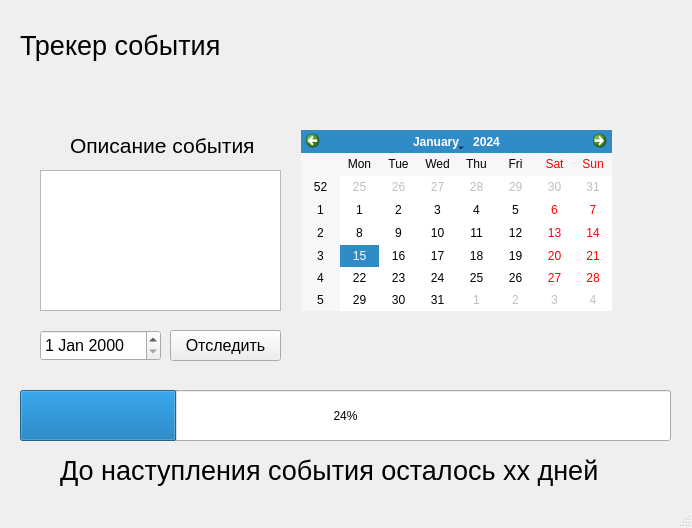
<?xml version="1.0" encoding="UTF-8"?>
<ui version="4.0">
 <class>MainWindow</class>
 <widget class="QMainWindow" name="MainWindow">
  <property name="geometry">
   <rect>
    <x>0</x>
    <y>0</y>
    <width>692</width>
    <height>528</height>
   </rect>
  </property>
  <property name="windowTitle">
   <string>Тест</string>
  </property>
  <widget class="QWidget" name="centralwidget">
   <widget class="QLabel" name="label">
    <property name="geometry">
     <rect>
      <x>20</x>
      <y>0</y>
      <width>661</width>
      <height>91</height>
     </rect>
    </property>
    <property name="font">
     <font>
      <pointsize>20</pointsize>
     </font>
    </property>
    <property name="text">
     <string>Трекер события</string>
    </property>
   </widget>
   <widget class="QCalendarWidget" name="calendarWidget">
    <property name="geometry">
     <rect>
      <x>301</x>
      <y>130</y>
      <width>311</width>
      <height>181</height>
     </rect>
    </property>
   </widget>
   <widget class="QProgressBar" name="progressBar">
    <property name="geometry">
     <rect>
      <x>20</x>
      <y>390</y>
      <width>651</width>
      <height>51</height>
     </rect>
    </property>
    <property name="value">
     <number>24</number>
    </property>
   </widget>
   <widget class="QPlainTextEdit" name="plainTextEdit">
    <property name="geometry">
     <rect>
      <x>40</x>
      <y>170</y>
      <width>241</width>
      <height>141</height>
     </rect>
    </property>
   </widget>
   <widget class="QLabel" name="label_2">
    <property name="geometry">
     <rect>
      <x>70</x>
      <y>130</y>
      <width>191</width>
      <height>31</height>
     </rect>
    </property>
    <property name="font">
     <font>
      <pointsize>16</pointsize>
     </font>
    </property>
    <property name="text">
     <string>Описание события </string>
    </property>
   </widget>
   <widget class="QPushButton" name="pushButton">
    <property name="geometry">
     <rect>
      <x>170</x>
      <y>330</y>
      <width>111</width>
      <height>31</height>
     </rect>
    </property>
    <property name="font">
     <font>
      <pointsize>12</pointsize>
     </font>
    </property>
    <property name="text">
     <string>Отследить</string>
    </property>
   </widget>
   <widget class="QDateEdit" name="dateEdit">
    <property name="geometry">
     <rect>
      <x>40</x>
      <y>330</y>
      <width>121</width>
      <height>31</height>
     </rect>
    </property>
    <property name="font">
     <font>
      <pointsize>12</pointsize>
     </font>
    </property>
   </widget>
   <widget class="QLabel" name="label_3">
    <property name="geometry">
     <rect>
      <x>60</x>
      <y>450</y>
      <width>631</width>
      <height>41</height>
     </rect>
    </property>
    <property name="font">
     <font>
      <pointsize>20</pointsize>
     </font>
    </property>
    <property name="text">
     <string>&lt;html&gt;&lt;head/&gt;&lt;body&gt;&lt;p&gt;До наступления события осталось xx дней&lt;/p&gt;&lt;/body&gt;&lt;/html&gt;</string>
    </property>
   </widget>
  </widget>
  <widget class="QMenuBar" name="menubar">
   <property name="geometry">
    <rect>
     <x>0</x>
     <y>0</y>
     <width>692</width>
     <height>21</height>
    </rect>
   </property>
  </widget>
  <widget class="QStatusBar" name="statusbar"/>
 </widget>
 <resources/>
 <connections/>
</ui>
